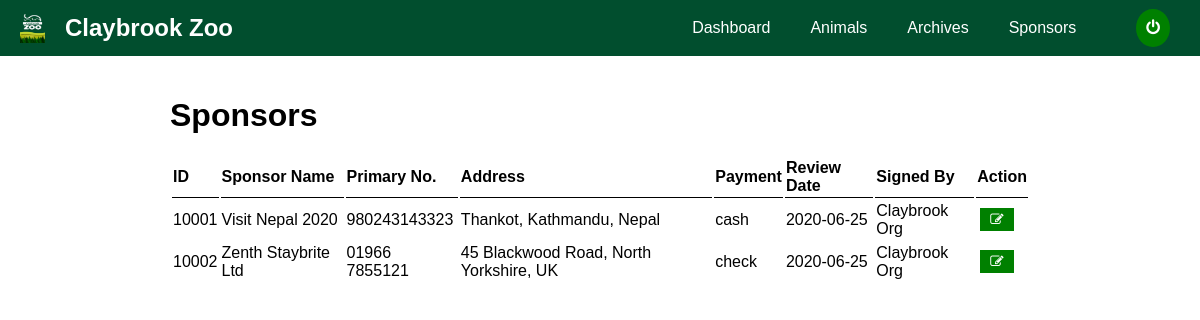
The app's page /admin/public_html/index.php?page=sponsor.php (signed in) with its own data.
### tables this page shows
CREATE TABLE `sponsors` (
  `sponsorId` int(11) NOT NULL,
  `name` varchar(255) NOT NULL,
  `existingCustomer` enum('yes','no') DEFAULT 'no',
  `companyID` int(11) NOT NULL,
  `primaryNumber` varchar(255) NOT NULL,
  `secondaryNumber` varchar(255) NOT NULL,
  `country` varchar(255) NOT NULL,
  `city` varchar(255) NOT NULL,
  `street` varchar(255) NOT NULL,
  `signageImage` varchar(255) NOT NULL,
  `note` text NOT NULL,
  `agreement` text NOT NULL,
  `payment` text NOT NULL,
  `paymentReceived` enum('yes','no') NOT NULL DEFAULT 'no',
  `reviewDate` date NOT NULL,
  `signedDate` varchar(255) NOT NULL
);

### functions/loadTemp.php (called while the page is built, shortened)
<?php
function loadTemp($filename,$vars)
{
	extract($vars);
	require $filename;
	$data = ob_get_clean();
	return $data;
}
?>

### admin/pages/sponsor.php (called while the page is built, shortened)
<?php
	$isArchivingSuccessful = false;
	$sponsorDetails = new DatabaseFunctions('sponsors');
	$allSponsorsDetails = $sponsorDetails->findAll();
	$content = loadTemp('../template/sponsor_template.php', ['allSponsorsDetails'=>$allSponsorsDetails, 'isArchivingSuccessful'=>$isArchivingSuccessful]);
?>

### admin/classes/databaseFunctions.php (called while the page is built, shortened)
<?php
class DatabaseFunctions{
    public $table;
    function __construct($table)
    {
        $this->table = $table;
    }
    function findAll() {
        global $pdo;
        $stmt = $pdo->prepare('SELECT * FROM ' . $this->table );
        $stmt->execute();
        return $stmt;
    }
}
?>

### admin/template/sponsor_template.php (the view, shortened to what this page needs)
<div>
  <div class="head-msg">
    <h1 class="head-title">Sponsors</h1>
  </div>
  <table class="zoo-table" >
    <thead>
      <tr>
         <th>ID</th>
        <th>Sponsor Name</th>
        <th>Primary No.</th>
        <th>Address</th>
        <th>Payment</th>
        <th>Review Date</th>
        <th>Signed By</th>
        <th>Action</th>
      </tr>
    </thead>
    <tbody>
        <?php
          foreach ($allSponsorsDetails as $value) { ?>
            <tr>
              <td><?php echo $value['companyID'] ?></td>
              <td><?php echo $value['name'] ?></td>
              <td><?php echo $value['primaryNumber'] ?></td>
              <td><?php echo $value['street'] . ', ' . $value['city'] . ', ' . $value['country']; ?></td>
              <td><?php echo $value['payment'] ?></td>
              <td><?php echo $value['reviewDate'] ?></td>
              <td><?php echo $value['signedDate'] ?></td>
              <td>
                <button class="tbbtn-edit" title="Edit"><a href="index.php?page=sponsor_manage.php&s_id=<?php echo $value['sponsorId']; ?>"><i class="fa fa-edit" aria-hidden="true"></i></a></button>
              </td>
          <?php } ?>
    </tbody>
  </table>
</div>

### assets/css/admin.css (style rules this page uses)
* { box-sizing: border-box; }
body { margin: 0; padding: 0; font-family: 'Thasadith', sans-serif; }
.zoo-table { width: 100%; }
.zoo-table tr { height: 20px; }
.zoo-table tr th { text-align: left; border-bottom: 1px solid #000; padding: 5px auto; height: 40px; }
.zoo-table td { height: 40px; }
.tbbtn-edit, .tbbtn-delete { border: none; padding: 0; margin-left: 3px; }
.tbbtn-edit a, .tbbtn-delete a { text-decoration: none; padding: 4px 10px; border-radius: 5px; color: #fff; display: block; }
.tbbtn-edit { background-color: green; }
.head-msg { display: flex; align-items: center; justify-content: space-between; }

### records on screen
sponsors: companyID "10001", name "Visit Nepal 2020", primaryNumber "980243143323", street "Thankot", city "Kathmandu", country "Nepal", payment "cash", reviewDate "2020-06-25", signedDate "Claybrook Org"
sponsors: companyID "10002", name "Zenth Staybrite Ltd", primaryNumber "01966 7855121", street "45 Blackwood Road", city "North Yorkshire", country "UK", payment "check", reviewDate "2020-06-25", signedDate "Claybrook Org"
